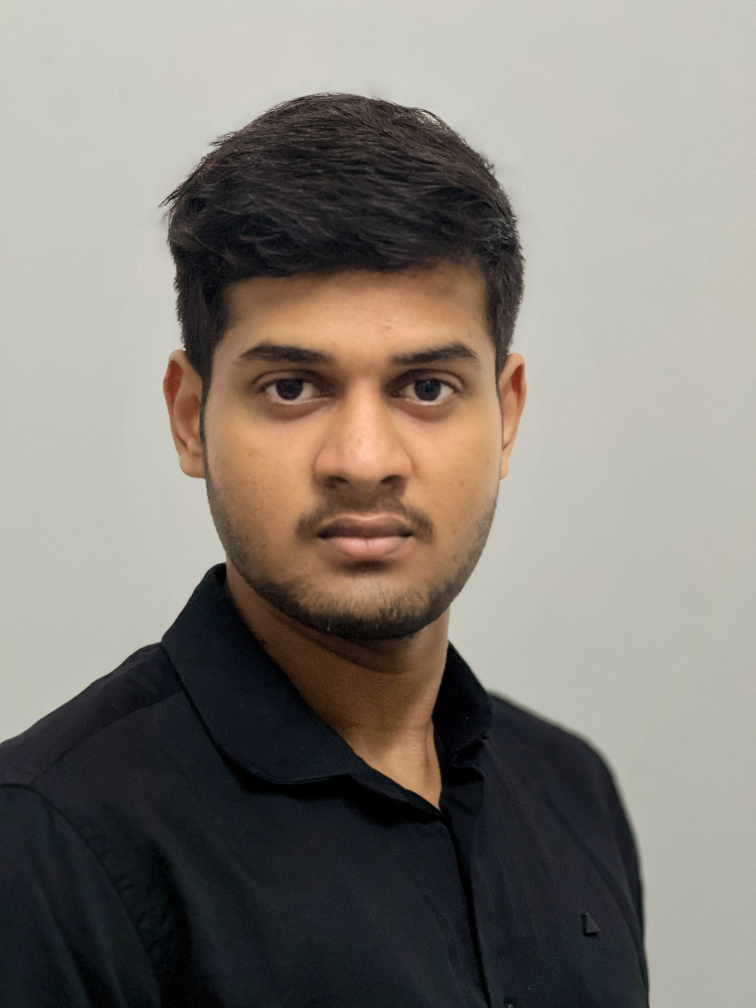
#> input picture Arpit.jpg, 3024 x 4032 px (shown at 1/4 size); its folder holds only this picture in this run
$ python -i 'preprocessor and augmentor.py'   (imports and definitions only)
#> lines starting #> are read from the running program, lines starting #| are printed output that depends on the picture
#> further down, picture is the input picture: shape (4032, 3024, 3); mean B, G, R 117, 125.3, 131.1
# python
import os # Used for navigating file systems and interacting with directories/files.
import cv2 # Imports OpenCV, the core library for all image processing tasks.
import numpy as np # Used for numerical operations, especially for handling image arrays.
import random # Used for making random choices, like which augmentation to apply.
import pandas as pd # [NEW] Imports the pandas library for data manipulation and creating CSV files.

# ==============================================================================
# 1. CONFIGURATION - Adjust these parameters to fit your needs
# ==============================================================================

# The root directory containing your category folders (e.g., 'dataset/train').
ROOT_DIR = r'D:\Projects\skin-age-detection\datasets\dataset_final'

# The target size for all images.
TARGET_SIZE = (224, 224)

# The minimum number of images you want in each category folder after preprocessing.
TARGET_IMG_COUNT = 800

# The number of new augmented images to generate from EACH original image.
AUGMENTATIONS_PER_IMAGE = 4


# ==============================================================================
# 2. HELPER & AUGMENTATION FUNCTIONS
# ==============================================================================

# [29 lines left out: function preprocess_and_convert_originals, not called in this run]

# --- Augmentation Functions ---
# These functions remain the same.
def augment_brightness(image):
    """Applies a random brightness or darkness adjustment."""
    brightness_factor = random.uniform(0.7, 1.3)
    hsv_image = cv2.cvtColor(image, cv2.COLOR_BGR2HSV)
#> hsv_image: shape (4032, 3024, 3); mean H, S, V 48.4, 48.9, 133.4
    h, s, v = cv2.split(hsv_image)
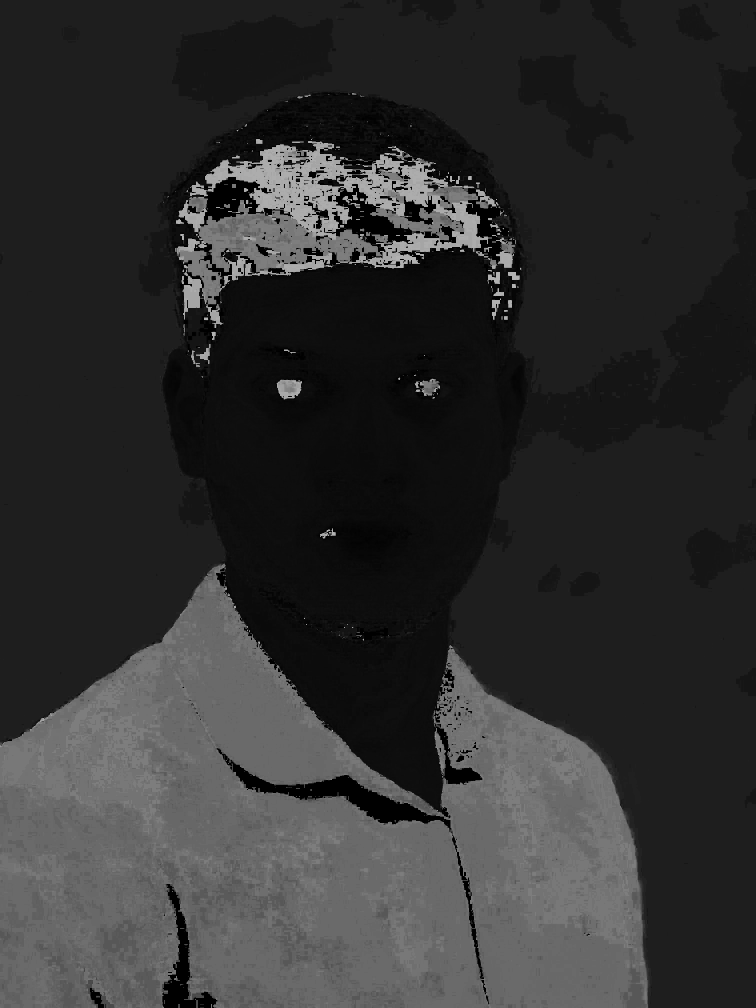
#> h: shape (4032, 3024) (shown at 1/4 size); min 0, max 179, mean 48.4
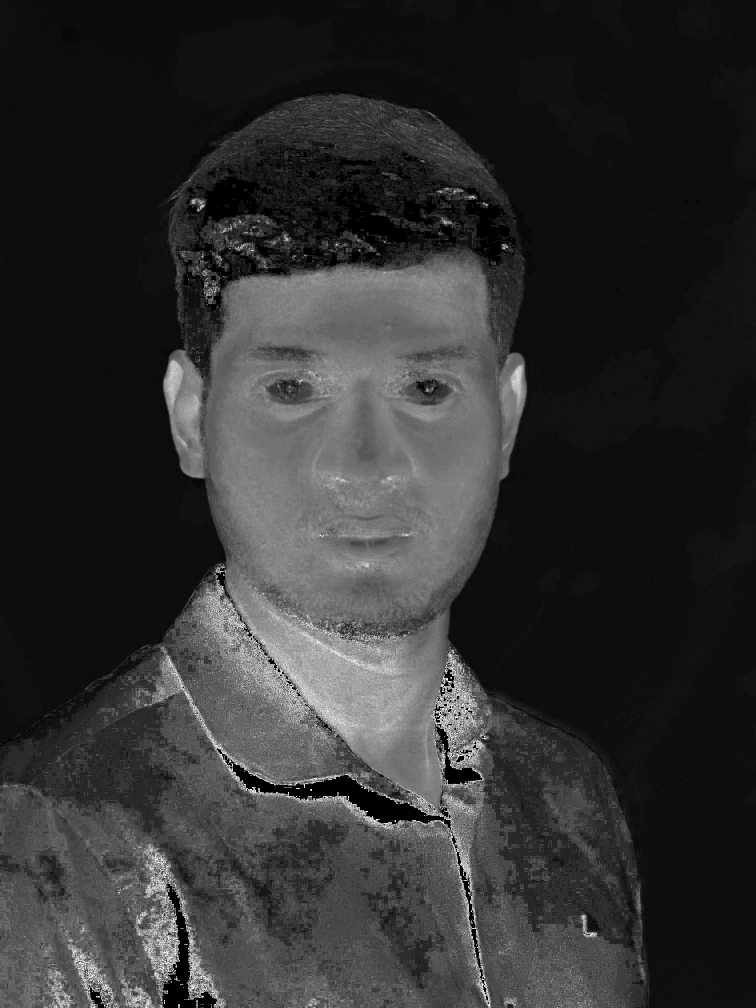
#> s: shape (4032, 3024) (shown at 1/4 size); min 0, max 255, mean 48.9
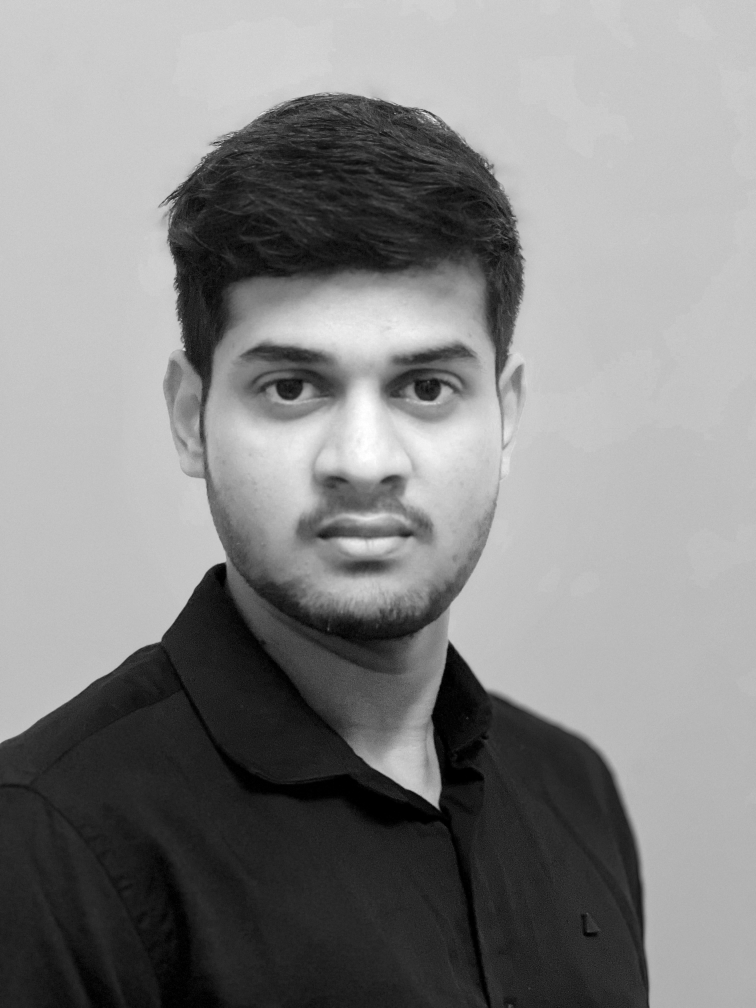
#> v: shape (4032, 3024) (shown at 1/4 size); min 0, max 255, mean 133.4
    v = np.clip(cv2.multiply(v, np.array([brightness_factor])), 0, 255).astype(np.uint8)
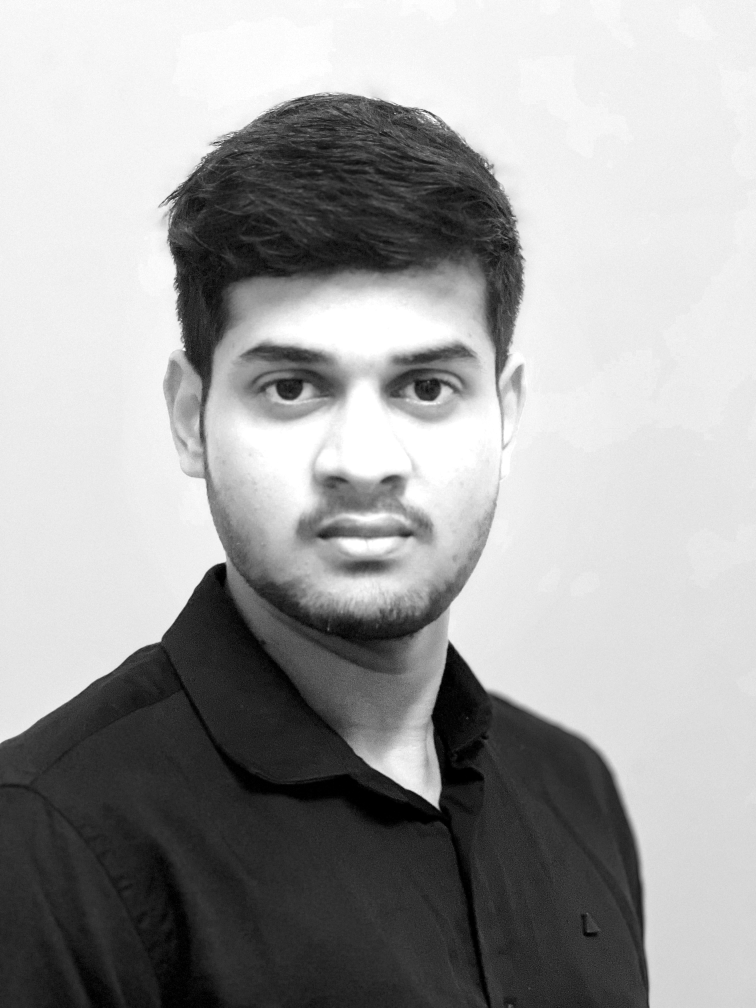
#> v: shape (4032, 3024) (shown at 1/4 size); min 0, max 255, mean 160.6
    final_hsv = cv2.merge((h, s, v))
#> final_hsv: shape (4032, 3024, 3); mean H, S, V 48.4, 48.9, 160.6
    return cv2.cvtColor(final_hsv, cv2.COLOR_HSV2BGR)
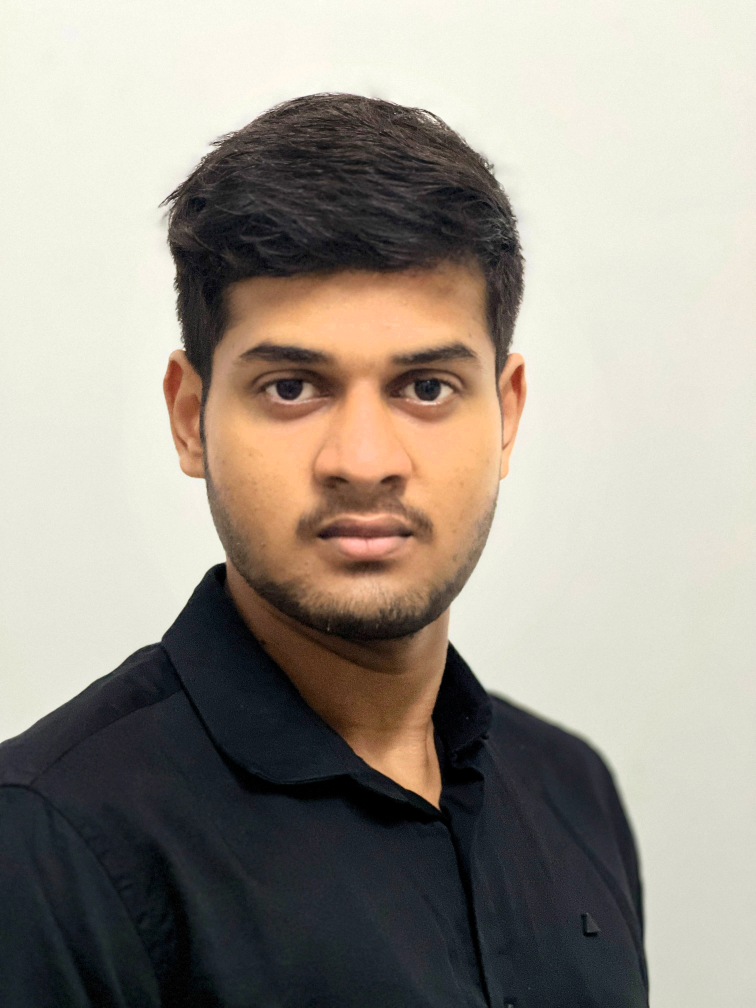
#> returned value: shape (4032, 3024, 3) (shown at 1/4 size); mean B, G, R 140.6, 150.7, 157.7

def augment_flip(image):
    """Applies a horizontal flip."""
    return cv2.flip(image, 1)

# [141 lines left out: functions augment_rotate, augment_shear, augment_sharpen, create_label_csvs, process_and_augment_dataset, not called in this run]


# ==============================================================================
# 5. SCRIPT EXECUTION
# ==============================================================================
# [2 lines not run here, left out]

>>> import cv2
>>> picture = cv2.imread('../Arpit.jpg')
>>> result = augment_brightness(picture)
